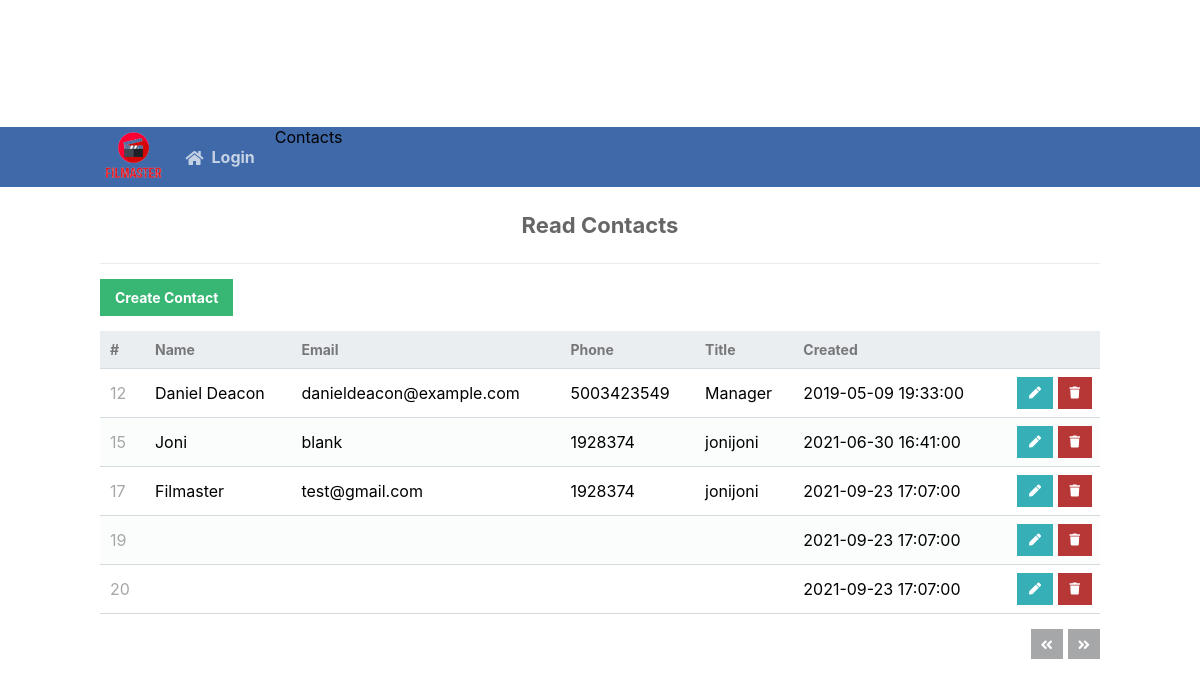
The app's page /read.php?page=3 with its own data.
### tables this page shows
CREATE TABLE `contacts` (
  `id` int(11) NOT NULL,
  `name` varchar(255) NOT NULL,
  `email` varchar(255) NOT NULL,
  `phone` varchar(255) NOT NULL,
  `title` varchar(255) NOT NULL,
  `created` datetime NOT NULL DEFAULT current_timestamp(),
  `usertype` varchar(50) NOT NULL DEFAULT 'user'
);

### read.php (the view, shortened to what this page needs)
<?php
include 'functions.php';
$pdo = pdo_connect_mysql();
$page = isset($_GET['page']) && is_numeric($_GET['page']) ? (int)$_GET['page'] : 1;
$records_per_page = 5;
$stmt = $pdo->prepare('SELECT * FROM contacts ORDER BY id LIMIT :current_page, :record_per_page');
$stmt->bindValue(':current_page', ($page-1)*$records_per_page, PDO::PARAM_INT);
$stmt->bindValue(':record_per_page', $records_per_page, PDO::PARAM_INT);
$stmt->execute();
$contacts = $stmt->fetchAll(PDO::FETCH_ASSOC);
$num_contacts = $pdo->query('SELECT COUNT(*) FROM contacts')->fetchColumn();
?>
<?=template_header('Read')?>
<div class="content read">
	<h2>Read Contacts</h2>
	<a href="create.php" class="create-contact">Create Contact</a>
	<table style="background:none;">
        <thead>
            <tr>
                <td>#</td>
                <td>Name</td>
                <td>Email</td>
                <td>Phone</td>
                <td>Title</td>
                <td>Created</td>
                <td></td>
            </tr>
        </thead>
        <tbody>
            <?php foreach ($contacts as $contact): ?>
            <tr>
                <td><?=$contact['id']?></td>
                <td><?=$contact['name']?></td>
                <td><?=$contact['email']?></td>
                <td><?=$contact['phone']?></td>
                <td><?=$contact['title']?></td>
                <td><?=$contact['created']?></td>
                <td class="actions">
                    <a href="update.php?id=<?=$contact['id']?>" class="edit"><i class="fas fa-pen fa-xs"></i></a>
                    <a href="delete.php?id=<?=$contact['id']?>" class="trash"><i class="fas fa-trash fa-xs"></i></a>
                </td>
            </tr>
            <?php endforeach; ?>
        </tbody>
    </table>
	<div class="pagination">
		<?php if ($page > 1): ?>
		<a href="read.php?page=<?=$page-1?>"><i class="fas fa-angle-double-left fa-sm"></i></a>
		<?php endif; ?>
		<?php if ($page*$records_per_page < $num_contacts): ?>
		<a href="read.php?page=<?=$page+1?>"><i class="fas fa-angle-double-right fa-sm"></i></a>
		<?php endif; ?>
	</div>
</div>
<?=template_footer()?>

### style.css (style rules this page uses)
body { background:black; display: flex; justify-content: center; align-items: center; height: 100vh; flex-direction: column; }
* { font-family: sans-serif; box-sizing: border-box; }
h2 { text-align: center; margin-bottom: 40px; }

### functions.php (style rules this page uses)
body { background-image: url('img/backgroundmv.png') }

### read.php (style rules this page uses)
* { box-sizing: border-box; font-family: -apple-system, BlinkMacSystemFont, "segoe ui", roboto, oxygen, ubuntu, cantarell, "fira sans", "droid sans", "helvetica neue", Arial, sans-serif; font-size: 16px; -webkit-font-smoothing: antialiased; -moz-osx-font-smoothing: grayscale; }
body { background:none; background-color: #FFFFFF; margin: 0; }
.content { width: 1000px; margin: 0 auto; }
.content h2 { margin: 0; padding: 25px 0; font-size: 22px; border-bottom: 1px solid #ebebeb; color: #666666; }
.read .create-contact { display: inline-block; text-decoration: none; background-color: #38b673; font-weight: bold; font-size: 14px; color: #FFFFFF; padding: 10px 15px; margin: 15px 0; }
.read .pagination { display: flex; justify-content: flex-end; }
.read .pagination a { display: inline-block; text-decoration: none; background-color: #a5a7a9; font-weight: bold; color: #FFFFFF; padding: 5px 10px; margin: 15px 0 15px 5px; }
.read table { width: 100%; padding-top: 30px; border-collapse: collapse; }
.read table thead { background-color: #ebeef1; border-bottom: 1px solid #d3dae0; }
.read table thead td { padding: 10px; font-weight: bold; color: #767779; font-size: 14px; }
.read table tbody tr { border-bottom: 1px solid #d3dae0; }
.read table tbody tr:nth-child(even) { background-color: #fbfcfc; }
.read table tbody tr td { padding: 10px; }
.read table tbody tr td:nth-child(1) { color: #a5a7a9; }
.read table tbody tr td.actions { padding: 8px; text-align: right; }
.read table tbody tr td.actions .edit, .read table tbody tr td.actions .trash { display: inline-flex; text-align: right; text-decoration: none; color: #FFFFFF; padding: 10px 12px; }
.read table tbody tr td.actions .trash { background-color: #b73737; }
.read table tbody tr td.actions .edit { background-color: #37afb7; }

### records on screen
contacts: id "12", name "Daniel Deacon", email "danieldeacon@example.com", phone "5003423549", title "Manager", created "2019-05-09 19:33:00"
contacts: id "15", name "Joni", email "blank", phone "1928374", title "jonijoni", created "2021-06-30 16:41:00"
contacts: id "17", name "Filmaster", email "test@gmail.com", phone "1928374", title "jonijoni", created "2021-09-23 17:07:00"
contacts: id "19", created "2021-09-23 17:07:00"
contacts: id "20", created "2021-09-23 17:07:00"
